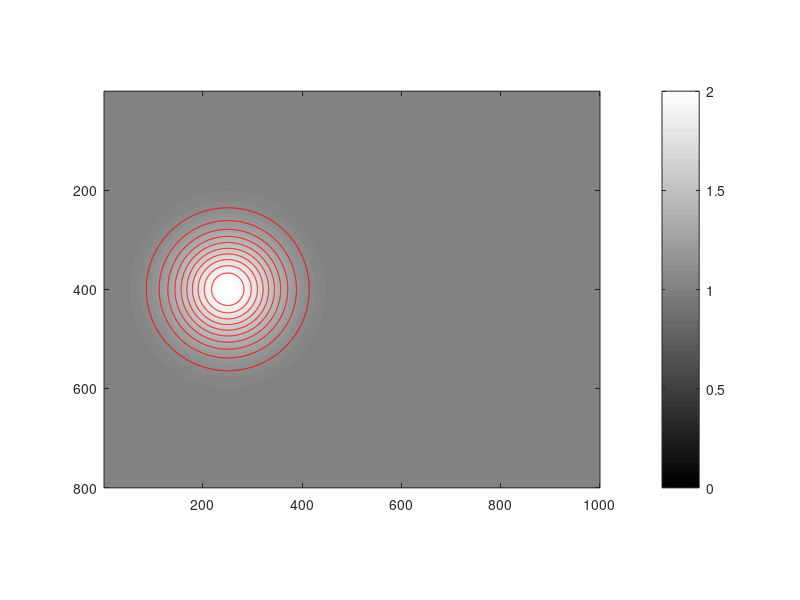

Reproduce this figure in MATLAB.
% Color_density

clear
clc

size_i = 800; % pixels
size_j = 1000; % pixels

xx = 1:size_j;
yy = 1:size_i;

[XX,YY] = meshgrid(xx,yy);

color_0 = 0.5;
sigma = 75; % 180

% Set center point:
c1_j1 = ceil(size_j/4);
c1_i1 = ceil(size_i/2);
c1_j2 = ceil(size_j*3/4);
c1_i2 = ceil(size_i/2);

array01 = zeros(size_i,size_j);
array02 = zeros(size_i,size_j);
array01(c1_i1, c1_j1) = 1;
array02(c1_i2, c1_j2) = 1;

% array11 = imgaussfilt(array01, sigma, 'Padding', 'replicate');
% array12 = imgaussfilt(array02, sigma, 'Padding', 'replicate');
array11 = 1*exp(-0.5*(((XX - c1_j1).^2) + ((YY - c1_i1).^2))./sigma^2);
array12 = 1*exp(-0.5*(((XX - c1_j2).^2) + ((YY - c1_i2).^2))./sigma^2);

min_array1 = min(array11(:));
max_array1 = max(array11(:));

density_array_p1 = array11 + 1;
density_array_p2 = array12 + 1;

density_array_n2 = 1/1 - 1./density_array_p2;

density_array = density_array_p1 + density_array_n2 - 1;

norm_array1 = (array11 - min_array1)/(max_array1 - min_array1);
% norm_array2 = 1 - norm_array1;
norm_array2 = norm_array1;

[grad_x, grad_y] = gradient(norm_array2);

figure(7)
clf
% subplot(3,1,1:2)
imagesc(density_array_p1)
hold on
contour(density_array_p1,'r')
hold off
colormap(gray)
colorbar
caxis([0 2])
axis equal
axis tight

